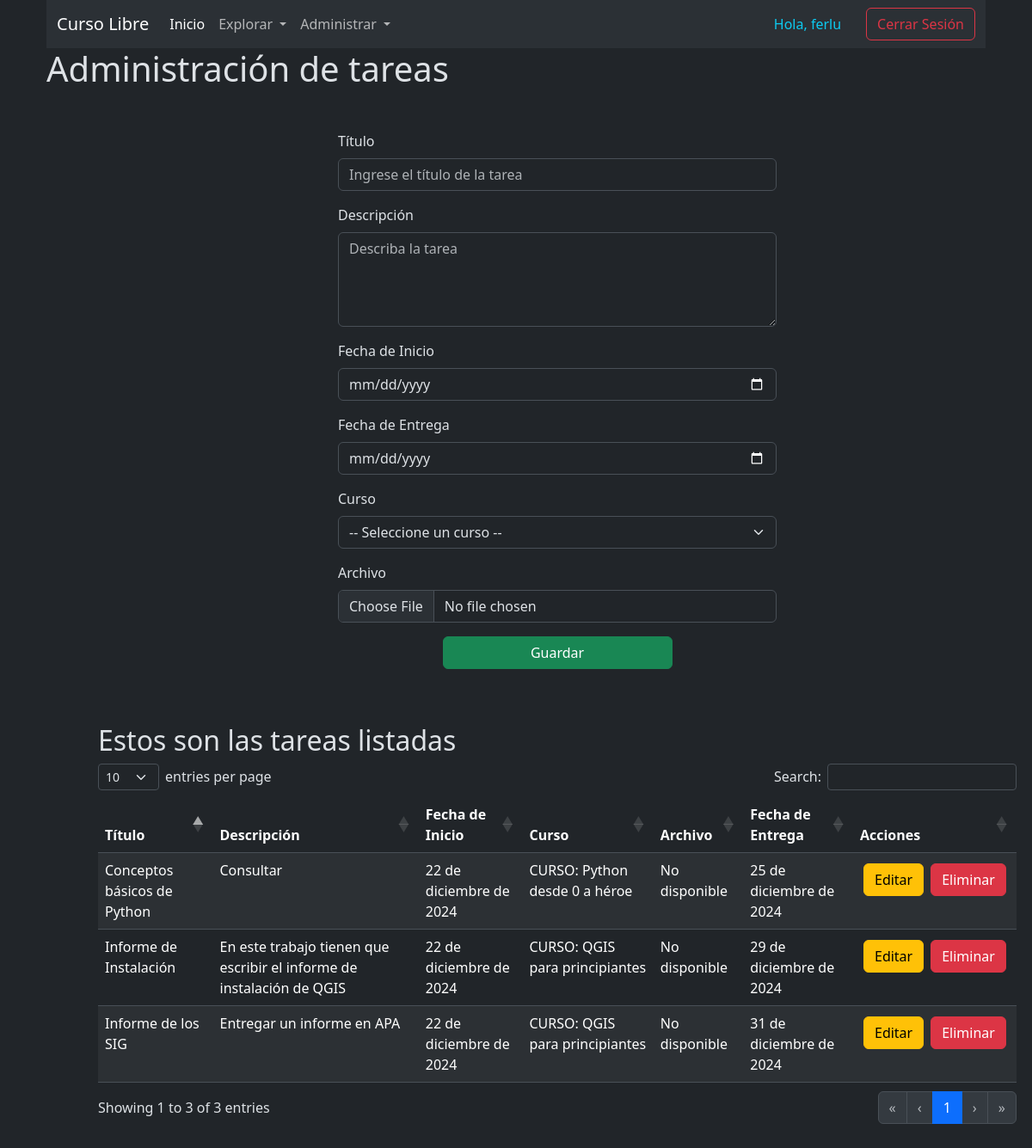
/administrar/tareas/ (signed in), run on an earlier commit of the app's database.
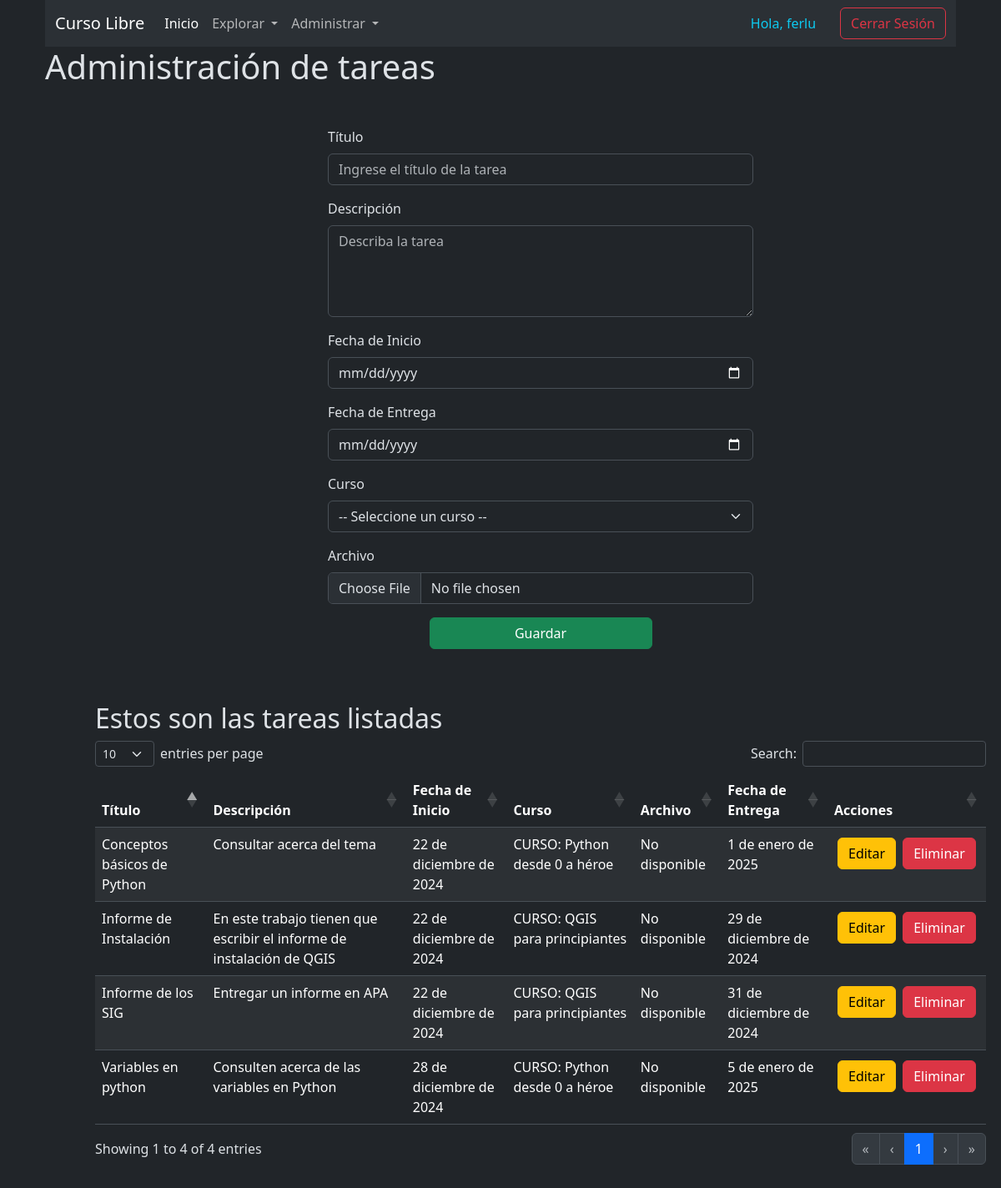
And on a later commit of the database.
### Apps/Tasks/models.py (models this page shows, shortened)
class Tarea(models.Model):
    id = models.AutoField(primary_key=True)
    titulo = models.CharField(max_length=100)
    descripcion = models.TextField()
    fecha_entrega = models.DateField()
    curso = models.ForeignKey(Curso, on_delete=models.CASCADE)
    archivo = models.FileField(upload_to=ruta_tareas, blank=True, null=True)
    estado = models.BooleanField(default=False)
    fecha_inicio = models.DateField(auto_now_add=True)

class Curso(models.Model):
    id = models.AutoField(primary_key=True)
    nombre = models.CharField(max_length=100)
    imagen = models.ImageField(upload_to='cursos/', blank=True, null=True, default='cursos/default.png')
    descripcion = models.TextField()
    f_inicio = models.DateField(blank=True, null=True)
    f_fin = models.DateField(blank=True, null=True)
    def __str__(self):
        return f"CURSO: {self.nombre}"

### Apps/Tasks/views.py (the view)
# urls.py: path('administrar/tareas/', views.administrar_tareas),
@login_required(login_url='/estudiantes/login_user/')
@user_passes_test(lambda u: u.is_superuser, login_url='/estudiantes/login_user/')
def administrar_tareas(request):
    if request.method == 'POST':
        try:
            Tarea.objects.create(
                titulo=request.POST['tx_titulo'],
                descripcion=request.POST['tx_descripcion'],
                fecha_entrega=request.POST['tx_f_entrega'],
                curso= Curso.objects.get(id=request.POST['tx_curso']),
                archivo=request.FILES.get('tx_archivo'),
                fecha_inicio = request.POST['tx_f_inicio']
            )
            messages.success(request, 'Tarea agregada correctamente')
        except Exception as e:
            messages.error(request, f"Hubo un error: {e}")
        return render(request, 'administrar_tarea.html',
                      {'titulo': 'Administración de tareas',
                       'tareas': Tarea.objects.all(),
                       'cursos': Curso.objects.all()})
    else:
        return render(request, 'administrar_tarea.html',
                      {'titulo': 'Administración de tareas',
                       'tareas': Tarea.objects.all(),
                       'cursos': Curso.objects.all()})

### Apps/Tasks/templates/administrar_tarea.html (shortened to what this page needs)
{% extends 'template.html' %}
{% block body %}
<h1 class="h1">{{titulo}}</h1>
<div class="container d-flex justify-content-center m-5">
    <div class="container w-50">
        <form method="post" enctype="multipart/form-data" id="form_tarea">
            <div class="mb-3">
                <label for="tx_titulo" class="form-label">Título</label>
                <input {% if t %} value="{{ t.titulo }}"{% endif %} type="text" class="form-control" id="tx_titulo" name="tx_titulo" maxlength="100" placeholder="Ingrese el título de la tarea" required>
            </div>
            <div class="mb-3">
                <label for="tx_descripcion" class="form-label">Descripción</label>
                <textarea class="form-control" id="tx_descripcion" name="tx_descripcion" rows="4" placeholder="Describa la tarea" required>{% if t %}{{ t.descripcion }}{% endif %}</textarea>
            </div>
            <div class="mb-3">
                <label for="tx_f_inicio" class="form-label">Fecha de Inicio</label>
                <input type="date" class="form-control" id="tx_f_inicio" name="tx_f_inicio" {% if t %} value="{{ t.fecha_inicio|date:'Y-m-d' }}"{% endif %} >
            </div>
            <div class="mb-3">
                <label for="tx_f_entrega" class="form-label">Fecha de Entrega</label>
                <input type="date" class="form-control" id="tx_f_entrega" name="tx_f_entrega" {% if t %} value="{{ t.fecha_entrega|date:'Y-m-d' }}"{% endif %} >
            </div>
            <div class="mb-3">
                <label for="tx_curso" class="form-label">Curso</label>
                <select class="form-select" id="tx_curso" name="tx_curso" required>
                    <option value="" selected="selected">-- Seleccione un curso --</option>
                </select>
            </div>
            <div class="mb-3">
                <label for="tx_archivo" class="form-label">Archivo</label>
                <input type="file" class="form-control" id="tx_archivo" name="tx_archivo">
            </div>
            <div class="mb-3 row justify-content-center">
                <button type="submit" class="btn btn-success w-50">Guardar</button>
            </div>
        </form>
    </div>
</div>
<div class="container m-5">
    <h2 class="h2">Estos son las tareas listadas</h2>
    <table class="table table-striped tabla_jquery">
        <thead>
            <tr>
                <th scope="col">Título</th>
                <th scope="col">Descripción</th>
                <th scope="col">Fecha de Inicio</th>
                <th scope="col">Curso</th>
                <th scope="col">Archivo</th>
                <th scope="col">Fecha de Entrega</th>
                <th scope="col">Acciones</th>
            </tr>
        </thead>
        <tbody>
            {% for t in tareas %}
                <tr>
                    <td>{{ t.titulo }}</td>
                    <td>{{ t.descripcion }}</td>
                    <td>{{ t.fecha_inicio }}</td>
                    <td>{{ t.curso }}</td>
                    <td>
                        {% if t.archivo %}
                            <a href="{{ t.archivo.url }}" target="_blank">Ver</a>
                        {%else%}
                            No disponible
                        {% endif %}
                    </td>
                    <td>{{ t.fecha_entrega }}</td>
                    <td>
                        <div class="d-flex col">
                            <a class="btn btn-warning m-1" href="/administrar/tareas/editar/{{t.id}}">Editar</a>
                            <form action="/administrar/tareas/eliminar/{{t.id}}" method="post">
                                <button type="submit" class="btn btn-danger m-1" onclick="return confirm('Seguro quieres eliminar: {{t.titulo}}')">Eliminar</button>
                            </form>
                        </div>
                    </td>
                </tr>
            {% endfor %}
        </tbody>
</div>
{% endblock %}

What changed in the data, as far as the page shows it:
changed Tarea "Conceptos básicos de Python": descripcion "Consultar" → "Consultar acerca del tema"; fecha_entrega "25 de diciembre de 2024" → "1 de enero de 2025"
added Tarea: titulo "Variables en python", descripcion "Consulten acerca de las variables en Python", fecha_inicio "28 de diciembre de 2024", curso "CURSO: Python desde 0 a héroe", archivo "No disponible", fecha_entrega "5 de enero de 2025"
Also different on the page:
text written by a page script: "entries per page Search: Showing 1 to 3 of 3 entries « ‹ 1 › »" → "entries per page Search: Showing 1 to 4 of 4 entries « ‹ 1 › »"
